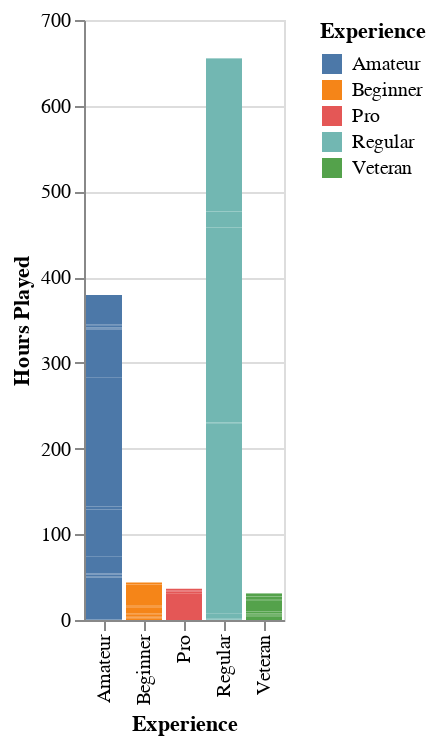

Notebook code for this chart:
### Code cell
clean_players_exp = alt.Chart(clean_players).mark_bar().encode(
    x=alt.X("experience").title("Experience"),
    y=alt.Y("played_hours").title("Hours Played"),
    color =alt.Color("experience").title("Experience")
)
clean_players_exp

### Figure 1 — Vega-Lite specification as saved in the notebook (floating-point values rounded to 4 significant figures; data arrays with more than 128 entries replaced by an {"elided": "..."} marker saying what was removed)
{"config": {"view": {"continuousWidth": 300, "continuousHeight": 300}}, "data": {"name": "data-094ab745fb9f06385dd7feabadc0ec26"}, "mark": {"type": "bar"}, "encoding": {"color": {"field": "experience", "title": "Experience", "type": "nominal"}, "x": {"field": "experience", "title": "Experience", "type": "nominal"}, "y": {"field": "played_hours", "title": "Hours Played", "type": "quantitative"}}, "$schema": "https://vega.github.io/schema/vega-lite/v5.20.1.json", "datasets": {"data-094ab745fb9f06385dd7feabadc0ec26": {"elided": "196 records"}}}
